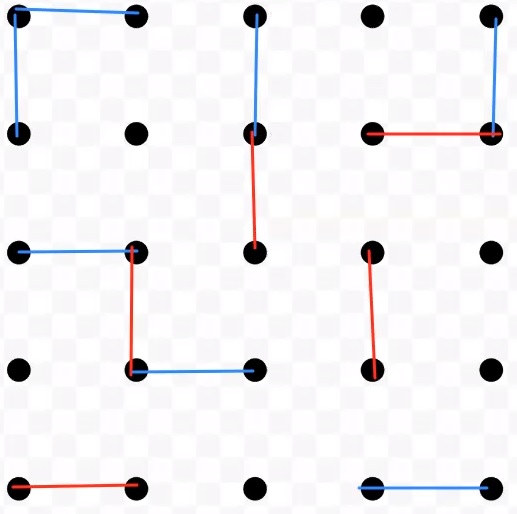
#> input picture images/game1.jpg, 517 x 514 px; the run also reads 2 pictures not shown here
$ python main.py
#> lines starting #> are read from the running program, lines starting #| are printed output that depends on the picture; after the words box and inside, x2 and y2 are one past the last pixel; in counts of white or black regions, pixels touching at a corner belong together; long printed decimals are rounded
import cv2 as cv
import numpy as np
import os

os.chdir(os.path.dirname(os.path.abspath(__file__)))

game_piece = cv.imread('images/game_piece.jpg', cv.IMREAD_UNCHANGED)
game_piece90 = cv.imread('images/game_piece90.jpg', cv.IMREAD_UNCHANGED)
mid_game = cv.imread('images/game1.jpg', cv.IMREAD_UNCHANGED)
#> mid_game is the input picture: shape (514, 517, 3); mean B, G, R 240.7, 238.5, 240

result = cv.matchTemplate(mid_game, game_piece, cv.TM_CCOEFF_NORMED)
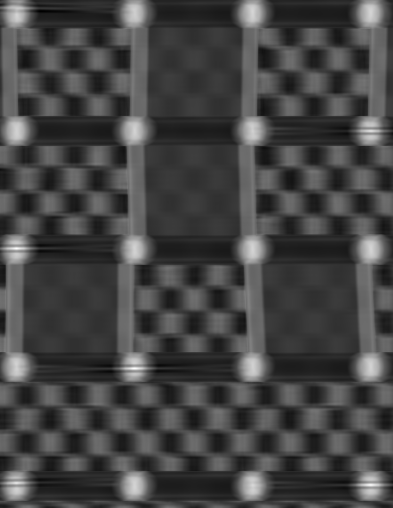
#> result: shape (508, 393) float32; min -0.351, max 0.971, mean 0.00699; drawn with min black and max white

cv.imshow('Result', result)
cv.waitKey()

min_val, max_val, min_loc, max_loc = cv.minMaxLoc(result)
#> min_val = -0.351; max_val = 0.971; min_loc = (40, 11); max_loc = (16, 248)

print('Best match top left position: %s' % str(max_loc))
#| Best match top left position: (16, 248)
print('Best match confidence: %s' % max_val)
#| Best match confidence: 0.9711

threshold = 0.85
locations = np.where(result >= threshold)
#> locations = 24 positions, rows 248 to 485, columns 13 to 372
locations = list(zip(*locations[::-1]))
#> locations = [(13, 248), (14, 248), (15, 248), (16, 248), (17, 248), (18, 248), (19, 248), (131, 368), (132, 368), (133, 368), (134, 368), (135, 368), (136, 368), (137, 368), (138, 368), (368, 484), (369, 484), (370, 484), (371, 484), (372, 484), (369, 485), (370, 485), (371, 485), (372, 485)]

if locations:
    print('Found Piece.')

    needle_w = game_piece.shape[1]
#> needle_w = 125
    needle_h = game_piece.shape[0]
#> needle_h = 7
    line_color = (0, 255, 0)
    line_type = cv.LINE_4

    # Loop over all the locations and draw their rectangle
    for loc in locations:
        # Determine the box positions
        top_left = loc
        bottom_right = (top_left[0] + needle_w, top_left[1] + needle_h)
        # Draw the box
        cv.rectangle(mid_game, top_left, bottom_right, line_color, line_type)
#> this loop made 24 passes
#> (top_left, bottom_right) on passes 1 to 12: ((13, 248), (138, 255)), ((14, 248), (139, 255)), ((15, 248), (140, 255)), ((16, 248), (141, 255)), ((17, 248), (142, 255)), ((18, 248), (143, 255)), ((19, 248), (144, 255)), ((131, 368), (256, 375)), ((132, 368), (257, 375)), ((133, 368), (258, 375)), ((134, 368), (259, 375)), ((135, 368), (260, 375))
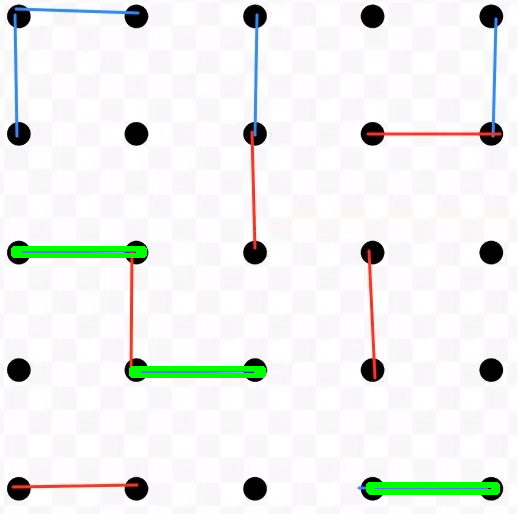
#> mid_game: shape (514, 517, 3); 1.66% of pixels changed, all inside (x1, y1, x2, y2) = (11, 246, 500, 495)

    cv.imshow('Matches', mid_game)
    cv.waitKey()
    cv.imwrite('images/result.jpg', mid_game)

else:
    print('Piece not found.')
